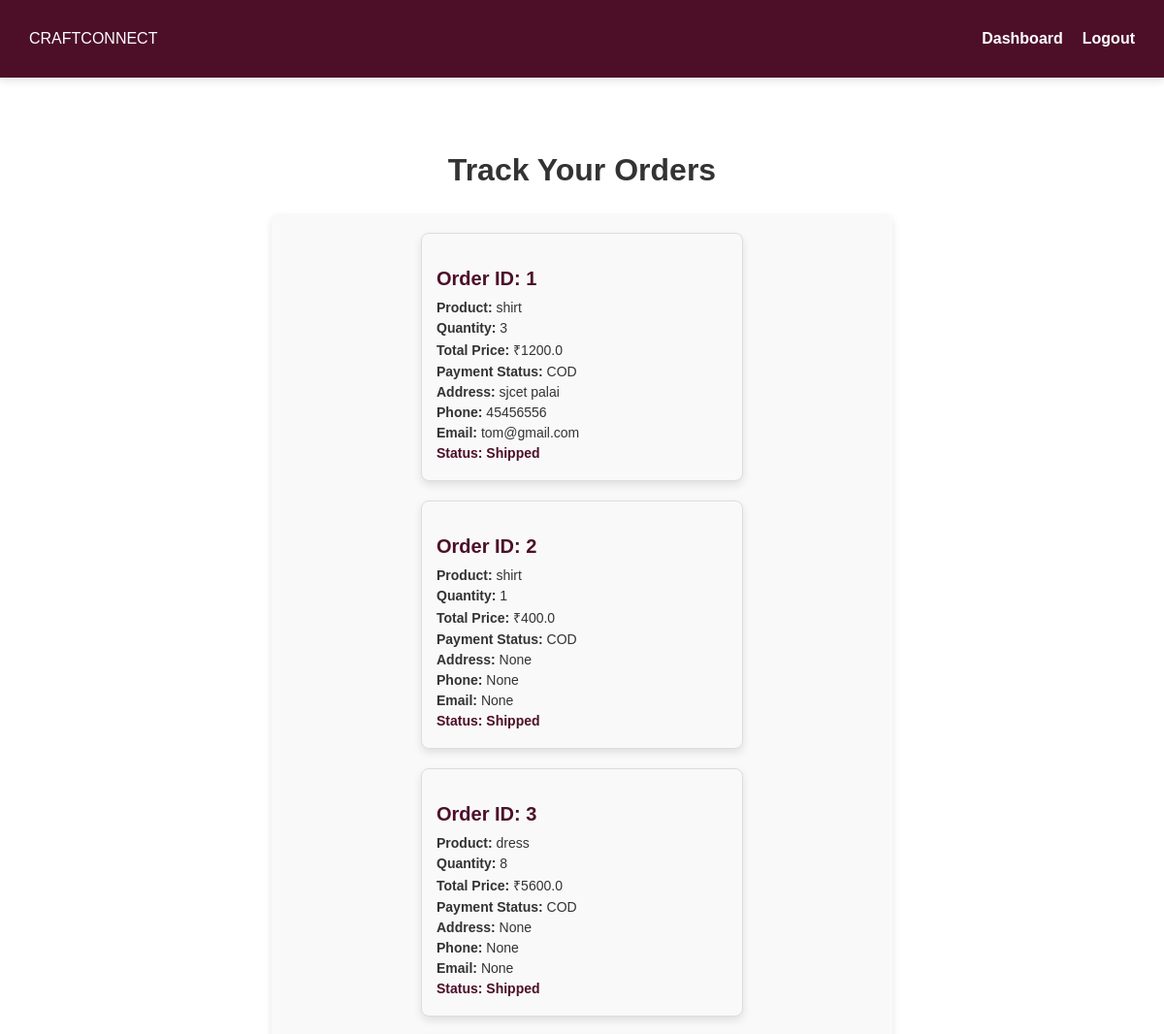
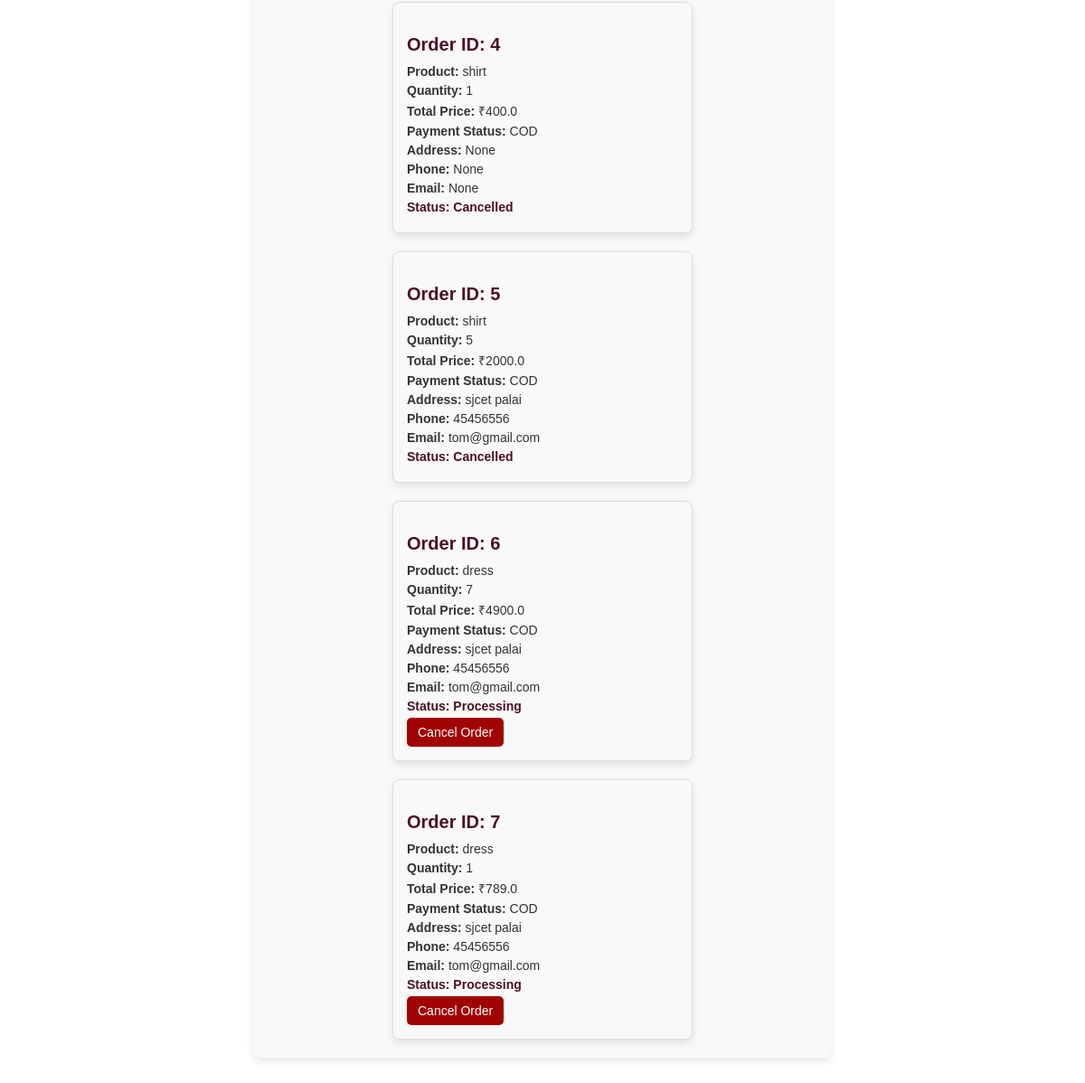
Page /track_order (signed in) on the committed database (2 pictures, top to bottom).
### tables this page shows
CREATE TABLE orders (
            id INTEGER PRIMARY KEY AUTOINCREMENT,
            user_id INTEGER NOT NULL,
            product_id INTEGER NOT NULL,
            quantity INTEGER NOT NULL,
            total_price REAL NOT NULL,
            status TEXT DEFAULT 'Processing',
            order_date TIMESTAMP DEFAULT CURRENT_TIMESTAMP, payment_status TEXT NOT NULL DEFAULT 'COD', address TEXT, phone TEXT, email TEXT, manufacturer_id INTEGER, confirmation_pending INTEGER DEFAULT 0,
            FOREIGN KEY (user_id) REFERENCES users (id),
            FOREIGN KEY (product_id) REFERENCES products (id)
        );

CREATE TABLE products (
            id INTEGER PRIMARY KEY AUTOINCREMENT,
            name TEXT NOT NULL,
            description TEXT NOT NULL,
            price REAL NOT NULL,
            image TEXT NOT NULL,
            manufacturer_id INTEGER, approved INTEGER DEFAULT 0, category TEXT, stock_limit INTEGER DEFAULT NULL, size_chart TEXT,
            FOREIGN KEY (manufacturer_id) REFERENCES users (id)
        );

### app.py (the view)
@app.route('/track_order')
def track_order():
    if "user_id" not in session:
        flash("You must be logged in to track your orders.", "danger")
        return redirect(url_for("login"))
    user_id = session["user_id"]
    orders = []
    try:
        with sqlite3.connect("craftconnect.db", timeout=10) as conn:
            conn.row_factory = sqlite3.Row  # Fetch rows as dictionaries
            cursor = conn.cursor()
            cursor.execute('''
                SELECT orders.id, products.name AS product_name, orders.quantity,
                       orders.total_price, orders.payment_status, orders.address,
                       orders.phone, orders.email, orders.status
                FROM orders
                JOIN products ON orders.product_id = products.id
                WHERE orders.user_id = ?
            ''', (user_id,))
            orders = cursor.fetchall()
    except sqlite3.OperationalError as e:
        print(f"Database error: {e}")  # Print error in console for debugging
        flash(f"Failed to load orders: {e}", "danger")
    return render_template("track_order.html", orders=orders)

### templates/track_order.html (shortened to what this page needs)
<!DOCTYPE html>
<html lang="en">
<head>
    <link rel="stylesheet" href="{{ url_for('static', filename='css/styles.css') }}">
</head>
<body>
<nav class="navbar">
    <div class="logo">CRAFTCONNECT</div>
    <ul class="nav-links">
        <li><a href="{{ url_for('customer_dashboard') }}">Dashboard</a></li>
        <li><a href="{{ url_for('logout') }}">Logout</a></li>
    </ul>
</nav>
<section class="dashboard">
    <h2>Track Your Orders</h2>
    {% if orders %}
    <div class="order-container">
        {% for order in orders %}
        <div class="order-card">
            <h3>Order ID: {{ order[0] }}</h3>
            <p><strong>Product:</strong> {{ order[1] }}</p>
            <p><strong>Quantity:</strong> {{ order[2] }}</p>
            <p><strong>Total Price:</strong> ₹{{ order[3] }}</p>
            <p><strong>Payment Status:</strong> {{ order[4] }}</p>
            <p><strong>Address:</strong> {{ order[5] }}</p>
            <p><strong>Phone:</strong> {{ order[6] }}</p>
            <p><strong>Email:</strong> {{ order[7] }}</p>
            <p class="status"><strong>Status:</strong> {{ order[8] }}</p>
            {% if order[8] == "Processing" %}
                <a href="{{ url_for('cancel_order', order_id=order[0]) }}" class="cancel-btn">Cancel Order</a>
            {% endif %}
        </div>
        {% endfor %}
    </div>
    {% else %}
        <p>No orders found.</p>
    {% endif %}
</section>
</body>
</html>

### static/css/styles.css (style rules this page uses)
body { margin: 0; padding: 0; font-family: Arial, sans-serif; background: white; color: #4D0F28; min-height: 100vh; box-sizing: border-box; }
.navbar { display: flex; justify-content: space-between; align-items: center; padding: 15px 30px; background: #4D0F28; color: white; box-shadow: 0px 4px 8px rgba(0, 0, 0, 0.1); }
.nav-links { list-style: none; display: flex; gap: 20px; }
.nav-links a { text-decoration: none; color: white; font-size: 16px; font-weight: bold; transition: color 0.3s ease; }
.dashboard { text-align: center; padding: 50px; }
.dashboard h2 { font-size: 32px; color: #333; }
.cancel-btn { background-color: red; color: white; padding: 8px 12px; border: none; cursor: pointer; border-radius: 5px; font-size: 14px; transition: 0.3s ease; }
.order-container { max-width: 600px; margin: 50px auto; padding: 20px; background-color: #f9f9f9; border-radius: 8px; box-shadow: 0 4px 8px rgba(0, 0, 0, 0.1); text-align: left; }

### templates/track_order.html (style rules this page uses)
.order-container { display: flex; flex-wrap: wrap; gap: 20px; justify-content: center; margin-top: 20px; }
.order-card { background-color: #f9f9f9; border: 1px solid #ddd; border-radius: 8px; width: 300px; padding: 15px; box-shadow: 0 4px 8px rgba(0, 0, 0, 0.1); text-align: left; }
.order-card h3 { font-size: 20px; color: #4D0F28; margin-bottom: 10px; }
.order-card p { font-size: 14px; color: #333; margin: 5px 0; }
.order-card .cancel-btn { display: inline-block; background-color: #a10202; color: white; border: none; padding: 8px 12px; cursor: pointer; border-radius: 5px; text-decoration: none; font-size: 14px; }
.order-card .status { font-weight: bold; color: #4D0F28; }

### rows in the picture
orders: id "1", name "shirt", quantity "3", total_price "1200.0", payment_status "COD", address "sjcet palai", phone "45456556", email "tom@gmail.com", status "Shipped"
orders: id "2", name "shirt", quantity "1", total_price "400.0", payment_status "COD", order "None", status "Shipped"
orders: id "3", name "dress", quantity "8", total_price "5600.0", payment_status "COD", order "None", status "Shipped"
orders: id "4", name "shirt", quantity "1", total_price "400.0", payment_status "COD", order "None", status "Cancelled"
orders: id "5", name "shirt", quantity "5", total_price "2000.0", payment_status "COD", address "sjcet palai", phone "45456556", email "tom@gmail.com", status "Cancelled"
orders: id "6", name "dress", quantity "7", total_price "4900.0", payment_status "COD", address "sjcet palai", phone "45456556", email "tom@gmail.com", status "Processing"
orders: id "7", name "dress", quantity "1", total_price "789.0", payment_status "COD", address "sjcet palai", phone "45456556", email "tom@gmail.com", status "Processing"
